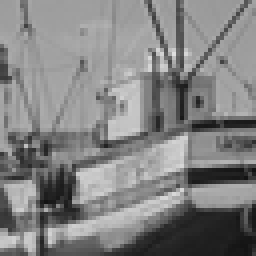
%> input picture 仿真7.26/boat256.bmp, 64 x 64 px, shrunk from 256 x 256 before the run (shown 4 times larger)
$ octave huidushang_test2.m   (GNU Octave 9; MATLAB toolbox functions it lacks are replaced by stand-ins)
%> lines starting %> are read from the running program, lines starting %| are printed output that depends on the picture
### 仿真7.26/GrayEntropy.m
%**************************************************************************
%                图像检索——纹理特征
%T        : 返回图像灰度熵
%**************************************************************************
function G = GrayEntropy(Image)
  Gray = Image;
  [M,N,O] = size(Gray);
P=zeros(1,256);
Pj=zeros(1,256);
for i=0:255
    for j=1:M
        for k=1:N
            if(Image(j,k)==i)
                P(i+1)=P(i+1)+1;
            end
        end
    end
end
SUM = sum(P);
h=zeros(1,256);
for i=1:256
    Pj(i)=P(i)/SUM;
    if(Pj(i)~=0)
    %  h=Pj(i)*log2(Pj(i));  % 此处好像写错
      h(i)=Pj(i)*log2(Pj(i));
    end
end
G = -sum(h);

### 仿真7.26/OMP.m
function [A]=OMP(D,X,L);
%=============================================
% Sparse coding of a group of signals based on a given
% dictionary and specified number of atoms to use.
% input arguments:
%       D - the dictionary (its columns MUST be normalized).
%       X - the signals to represent
%       L - the max. number of coefficients for each signal.
% output arguments:
%       A - sparse coefficient matrix.
%=============================================
[n,P]=size(X);
[n,K]=size(D);
for k=1:1:P,
    a=[];
    x=X(:,k);
    residual=x;
    indx=zeros(L,1);
    for j=1:1:L,
        proj=D'*residual;
        [maxVal,pos]=max(abs(proj));
        pos=pos(1);
        indx(j)=pos;
        a=pinv(D(:,indx(1:j)))*x;
        residual=x-D(:,indx(1:j))*a;
        if sum(residual.^2) < 1e-6
            break;
        end
    end;
    temp=zeros(K,1);
    temp(indx(1:j))=a;
    A(:,k)=sparse(temp);
end;
return;

### 仿真7.26/KSVD.m
function [Dictionary,output] = KSVD(...
    Data,... % an nXN matrix that contins N signals (Y), each of dimension n.
    param)
% =========================================================================
%                          K-SVD algorithm
% =========================================================================
% The K-SVD algorithm finds a dictionary for linear representation of
% signals. Given a set of signals, it searches for the best dictionary that
% can sparsely represent each signal. Detailed discussion on the algorithm
% and possible applications can be found in "The K-SVD: An Algorithm for
% Designing of Overcomplete Dictionaries for Sparse Representation", written
% by M. Aharon, M. Elad, and A.M. Bruckstein and appeared in the IEEE Trans.
% On Signal Processing, Vol. 54, no. 11, pp. 4311-4322, November 2006.
% =========================================================================
% INPUT ARGUMENTS:
% Data                         an nXN matrix that contins N signals (Y), each of dimension n.
% param                        structure that includes all required
%                                 parameters for the K-SVD execution.
%                                 Required fields are:
%    K, ...                    the number of dictionary elements to train
%    numIteration,...          number of iterations to perform.
%    errorFlag...              if =0, a fix number of coefficients is
%                                 used for representation of each signal. If so, param.L must be
%                                 specified as the number of representing atom. if =1, arbitrary number
%                                 of atoms represent each signal, until a specific representation error
%                                 is reached. If so, param.errorGoal must be specified as the allowed
%                                 error.
%    preserveDCAtom...         if =1 then the first atom in the dictionary
%                                 is set to be constant, and does not ever change. This
%                                 might be useful for working with natural
%                                 images (in this case, only param.K-1
%                                 atoms are trained).
%    (optional, see errorFlag) L,...                 % maximum coefficients to use in OMP coefficient calculations.
%    (optional, see errorFlag) errorGoal, ...        % allowed representation error in representing each signal.
%    InitializationMethod,...  mehtod to initialize the dictionary, can
%                                 be one of the following arguments:
%                                 * 'DataElements' (initialization by the signals themselves), or:
%                                 * 'GivenMatrix' (initialization by a given matrix param.initialDictionary).
%    (optional, see InitializationMethod) initialDictionary,...      % if the initialization method
%                                 is 'GivenMatrix', this is the matrix that will be used.
%    (optional) TrueDictionary, ...        % if specified, in each
%                                 iteration the difference between this dictionary and the trained one
%                                 is measured and displayed.
%    displayProgress, ...      if =1 progress information is displyed. If param.errorFlag==0,
%                                 the average repersentation error (RMSE) is displayed, while if
%                                 param.errorFlag==1, the average number of required coefficients for
%                                 representation of each signal is displayed.
% =========================================================================
% OUTPUT ARGUMENTS:
%  Dictionary                  The extracted dictionary of size nX(param.K).
%  output                      Struct that contains information about the current run. It may include the following fields:
%    CoefMatrix                  The final coefficients matrix (it should hold that Data equals approximately Dictionary*output.CoefMatrix.
%    ratio                       If the true dictionary was defined (in
%                                synthetic experiments), this parameter holds a vector of length
%                                param.numIteration that includes the detection ratios in each
%                                iteration).
%    totalerr                    The total representation error after each
%                                iteration (defined only if
%                                param.displayProgress=1 and
%                                param.errorFlag = 0)
%    numCoef                     A vector of length param.numIteration that
%                                include the average number of coefficients required for representation
%                                of each signal (in each iteration) (defined only if
%                                param.displayProgress=1 and
%                                param.errorFlag = 1)
% =========================================================================

if (~isfield(param,'displayProgress'))  %检查param中是否包含由displayProgress指定的域，如果包含，返回1；否则返回0
    param.displayProgress = 0;
end
totalerr(1) = 99999;
if (isfield(param,'errorFlag')==0)
    param.errorFlag = 0;
end

if (isfield(param,'TrueDictionary'))
    displayErrorWithTrueDictionary = 1;
    ErrorBetweenDictionaries = zeros(param.numIteration+1,1);
    ratio = zeros(param.numIteration+1,1);
else
    displayErrorWithTrueDictionary = 0;
	ratio = 0;
end
if (param.preserveDCAtom>0)
    FixedDictionaryElement(1:size(Data,1),1) = 1/sqrt(size(Data,1));
else
    FixedDictionaryElement = [];
end
% coefficient calculation method is OMP with fixed number of coefficients

if (size(Data,2) < param.K)
    disp('Size of data is smaller than the dictionary size. Trivial solution...');
    Dictionary = Data(:,1:size(Data,2));
    return;
elseif (strcmp(param.InitializationMethod,'DataElements'))
    Dictionary(:,1:param.K-param.preserveDCAtom) = Data(:,1:param.K-param.preserveDCAtom);
elseif (strcmp(param.InitializationMethod,'GivenMatrix'))
    Dictionary(:,1:param.K-param.preserveDCAtom) = param.initialDictionary(:,1:param.K-param.preserveDCAtom);
end
% reduce the components in Dictionary that are spanned by the fixed
% elements
if (param.preserveDCAtom)
    tmpMat = FixedDictionaryElement \ Dictionary;
    Dictionary = Dictionary - FixedDictionaryElement*tmpMat;
end
%normalize the dictionary.
Dictionary = Dictionary*diag(1./sqrt(sum(Dictionary.*Dictionary)));
Dictionary = Dictionary.*repmat(sign(Dictionary(1,:)),size(Dictionary,1),1); % multiply in the sign of the first element.
totalErr = zeros(1,param.numIteration);

% the K-SVD algorithm starts here.

for iterNum = 1:param.numIteration
    % find the coefficients
    if (param.errorFlag==0)
        %CoefMatrix = mexOMPIterative2(Data, [FixedDictionaryElement,Dictionary],param.L);
        CoefMatrix = OMP([FixedDictionaryElement,Dictionary],Data, param.L);
    else
        %CoefMatrix = mexOMPerrIterative(Data, [FixedDictionaryElement,Dictionary],param.errorGoal);
        CoefMatrix = OMPerr([FixedDictionaryElement,Dictionary],Data, param.errorGoal);
        param.L = 1;
    end

    replacedVectorCounter = 0;
	rPerm = randperm(size(Dictionary,2));
    for j = rPerm
        [betterDictionaryElement,CoefMatrix,addedNewVector] = I_findBetterDictionaryElement(Data,...
            [FixedDictionaryElement,Dictionary],j+size(FixedDictionaryElement,2),...
            CoefMatrix ,param.L);
        Dictionary(:,j) = betterDictionaryElement;
        if (param.preserveDCAtom)
            tmpCoef = FixedDictionaryElement\betterDictionaryElement;
            Dictionary(:,j) = betterDictionaryElement - FixedDictionaryElement*tmpCoef;
            Dictionary(:,j) = Dictionary(:,j)./sqrt(Dictionary(:,j)'*Dictionary(:,j));
        end
        replacedVectorCounter = replacedVectorCounter+addedNewVector;
    end

    if (iterNum>1 & param.displayProgress)
        if (param.errorFlag==0)
            output.totalerr(iterNum-1) = sqrt(sum(sum((Data-[FixedDictionaryElement,Dictionary]*CoefMatrix).^2))/prod(size(Data)));
            disp(['Iteration   ',num2str(iterNum),'   Total error is: ',num2str(output.totalerr(iterNum-1))]);
        else
            output.numCoef(iterNum-1) = length(find(CoefMatrix))/size(Data,2);
            disp(['Iteration   ',num2str(iterNum),'   Average number of coefficients: ',num2str(output.numCoef(iterNum-1))]);
        end
    end
    if (displayErrorWithTrueDictionary )
        [ratio(iterNum+1),ErrorBetweenDictionaries(iterNum+1)] = I_findDistanseBetweenDictionaries(param.TrueDictionary,Dictionary);
        disp(strcat(['Iteration  ', num2str(iterNum),' ratio of restored elements: ',num2str(ratio(iterNum+1))]));
        output.ratio = ratio;
    end
    Dictionary = I_clearDictionary(Dictionary,CoefMatrix(size(FixedDictionaryElement,2)+1:end,:),Data);

    if (isfield(param,'waitBarHandle'))
        waitbar(iterNum/param.counterForWaitBar);
    end
end

output.CoefMatrix = CoefMatrix;
Dictionary = [FixedDictionaryElement,Dictionary];
%%%%%%%%%%%%%%%%%%%%%%%%%%%%%%%%%%%%%%%%
%  findBetterDictionaryElement
%%%%%%%%%%%%%%%%%%%%%%%%%%%%%%%%%%%%%%%%

% [27 lines left out: function I_findBetterDictionaryElement, not called in this run]

%%%%%%%%%%%%%%%%%%%%%%%%%%%%%%%%%%%%%%%%
%  findDistanseBetweenDictionaries
%%%%%%%%%%%%%%%%%%%%%%%%%%%%%%%%%%%%%%%%
% [15 lines left out: function I_findDistanseBetweenDictionaries, not called in this run]

%%%%%%%%%%%%%%%%%%%%%%%%%%%%%%%%%%%%%%%%
%  I_clearDictionary
%%%%%%%%%%%%%%%%%%%%%%%%%%%%%%%%%%%%%%%%
function Dictionary = I_clearDictionary(Dictionary,CoefMatrix,Data)
T2 = 0.99;
T1 = 3;
K=size(Dictionary,2);
Er=sum((Data-Dictionary*CoefMatrix).^2,1); % remove identical atoms
G=Dictionary'*Dictionary; G = G-diag(diag(G));
for jj=1:1:K,
    if max(G(jj,:))>T2 | length(find(abs(CoefMatrix(jj,:))>1e-7))<=T1 ,
        [val,pos]=max(Er);
        Er(pos(1))=0;
        Dictionary(:,jj)=Data(:,pos(1))/norm(Data(:,pos(1)));
        G=Dictionary'*Dictionary; G = G-diag(diag(G));
    end;
end;

### 仿真7.26/DictionaryTrain.m
%%%%%%%%%%%%%%%%%%%%%%%%%%%%%%%%%%%%%%%%%%%%%%%%%%%%%%%%%%%%%%%%%%%%%%%%%%%
%
%   DictionaryTrain
%   author:ben zhang
%   data:2014.11.18
%
%%%%%%%%%%%%%%%%%%%%%%%%%%%%%%%%%%%%%%%%%%%%%%%%%%%%%%%%%%%%%%%%%%%%%%%%%%%

function [ Dictionary ] = DictionaryTrain(Image,K,numIteration)
% 利用 K-SVD 算法分块训练字典

block_size = 16;
% 将图像进行分块
%blkMatrix = im2col(Image,[block_size,block_size],'distinct');
%初始化K-SVD算法的参数
param.numIteration = numIteration ;
param.K =K; %字典元素的个数
param.L=64;
param.errorFlag = 0;
%param.errorGoal = sigma*C;
param.preserveDCAtom = 0;
param.displayProgress = 1;
param.InitializationMethod ='DataElements';
[Dictionary,output] = KSVD(Image,param);
end

### 仿真7.26/CS_OMP.m
%   彬彬有礼-CS代码
function [ theta ] = CS_OMP( y,A,t )
%CS_OMP Summary of this function goes here
%Version: 1.0 written by jbb0523 @2015-04-18
%   Detailed explanation goes here
%   y = Phi * x                          % 观测信号 = 测量矩阵 * 信号
%   x = Psi * theta                      % 信号 = 稀疏矩阵 * 稀疏系数
%   y = Phi * Psi * theta                % 观测信号 = 测量矩阵 * 稀疏矩阵 * 稀疏系数
%   令 A = Phi * Psi, 则y = A * theta    % 感知矩阵 = 测量矩阵 * 稀疏矩阵
%   现在已知y和A，求theta
[y_rows,y_columns] = size(y);  %[y_行,y_列]
 if y_rows<y_columns
     y = y';            %y should be a column vector
 end
 [M,N] = size(A);       %传感矩阵A为M*N矩阵  size(A) 返回传感矩阵A的行数和列数
 theta = zeros(N,1);    %用来存储恢复的theta(列向量)
 At = zeros(M,t);       %用来迭代过程中存储A被选择的列
 Pos_theta = zeros(1,t);%用来迭代过程中存储A被选择的列序号
 r_n = y;               %初始化残差(residual)为y
 for ii=1:t             %迭代t次，t为输入参数
     product = A'*r_n;  %传感矩阵A各列与残差的内积
     [val,pos] = max(abs(product)); %找到最大内积绝对值，即与残差最相关的列
     At(:,ii) = A(:,pos);           %存储这一列
     Pos_theta(ii) = pos;           %存储这一列的序号
     A(:,pos) = zeros(M,1);         %清零A的这一列，其实此行可以不要，因为它与残差正交
     %y=At(:,1:ii)*theta，以下求theta的最小二乘解(Least Square)
%      theta_ls = (At(:,1:ii)'*At(:,1:ii))^(-1)*At(:,1:ii)'*y;%最小二乘解
     theta_ls = pinv(At(:,1:ii)'*At(:,1:ii))*At(:,1:ii)'*y;%最小二乘解
     %At(:,1:ii)*theta_ls是y在At(:,1:ii)列空间上的正交投影
     r_n = y - At(:,1:ii)*theta_ls;%更新残差
 end
 theta(Pos_theta)=theta_ls;%恢复出的theta
end

### 仿真7.26/huidushang_test2.m
clc;clear;close all;
image = 2;              %  选择输入二维图像
tic;

%非重叠分块，256图像，分成8*8，灰度熵分类
%**************************加载原始图像**********************
switch (image)
    case 1
       img = imread('lena.bmp');      % 1. -- 女人
    case 2
       img = imread('boat256.bmp');     % 2. -- boat256
%> img is the input picture: size 64x64 uint8; min 18, max 223, mean 130.2
    case 3
       img = imread('boat512.bmp');       % 3. -- boat512
    case 4
       img = imread('CS-002.bmp');       % 4. -- 地图
        otherwise
       img = imread('lena.bmp');
end

X=img;
X=double(X);
[a,b]=size(X);
%> a = 64; b = 64
size_kuai=8*8;    %块的尺寸

 figure(1)
 imagesc(X);    % 绘制原图
 colormap(gray);

 A = im2col(X,[8,8],'distinct');%分成16*16的块,成256*1的列，共1024个
 %B = var(A);
[a,b] = size(A);
 for i = 1:b
 B(i) = GrayEntropy(A(:,i));%灰度熵
 end
%> after the loop, B = 64 values, max 5.75 at index 23, min 2.27 at index 9, mean 4.89
 [C,ind] = sort(B);
%> C = 64 values from 2.27 to 5.75; ind = 64 values, max 64 at index 12, min 1 at index 10, mean 32.5

 [m,n] = size(ind);
%> m = 1; n = 64
for i = 1:n
    D(:,i) = A(:,ind(i));       %方差从小到大排列好后，把原矩阵A按同样的顺序排列得到D
end
%> this loop made 64 passes
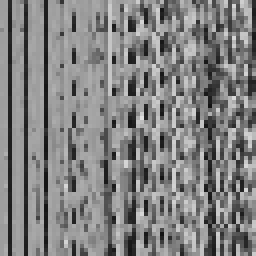
%> D: size 64x64 double (shown 4 times larger); min 18, max 223, mean 130.2; mean of the top-left, top-right, bottom-left and bottom-right quarters 140, 122.7, 133.3, 124.8

%测量矩阵Phi为高斯矩阵
M = 64;
N = 64;
Phi = randn(M,N);

Sort_4 = ceil(n/4);
%> Sort_4 = 16

% [14 lines of commented-out code are left out]
Dictionary1 = DictionaryTrain(D(:,1:Sort_4),16,5);
%> the loop in KSVD, `for iterNum = 1:param.numIteration` made 5 passes
%| Iteration   2   Total error is: 4.4441e-14
%| Iteration   3   Total error is: 4.9433e-14
%| Iteration   4   Total error is: 4.8793e-14
%| Iteration   5   Total error is: 4.802e-14
%> after the loop in KSVD, `for iterNum = 1:param.numIteration`: addedNewVector = 0; betterDictionaryElement = 64 values, max -0.0749 at index 38, min -0.285 at index 41, mean -0.117; output = {totalerr [4.44e-14 4.94e-14 4.88e-14 4.8e-14]}; param = {numIteration 5, K 16, L 64, errorFlag 0, preserveDCAtom 0, displayProgress 1}; param.L = 64
%> in DictionaryTrain, `[Dictionary,output] = KSVD(Image,param);`: output = {totalerr [4.44e-14 4.94e-14 4.88e-14 4.8e-14]}
Psi1 = Dictionary1;
A_PP1 = Phi * Psi1;
y1 = Phi * D(:,1:Sort_4);
 for csi=1:Sort_4
            G1 = y1(:,csi);
             %G=Phi*sparse(csi,:)';
             Final_theta1(:,csi)=CS_OMP(G1,A_PP1,5);
 end
%> this loop made 16 passes
%         Final_theta(:,1:64) = hat_x;           %得出theta
Final_x1 = Dictionary1 * Final_theta1;


%======================字典2==============================
Dictionary2 = DictionaryTrain(D(:,Sort_4+1:2*Sort_4),32,5);
%> the run ends on the next line
